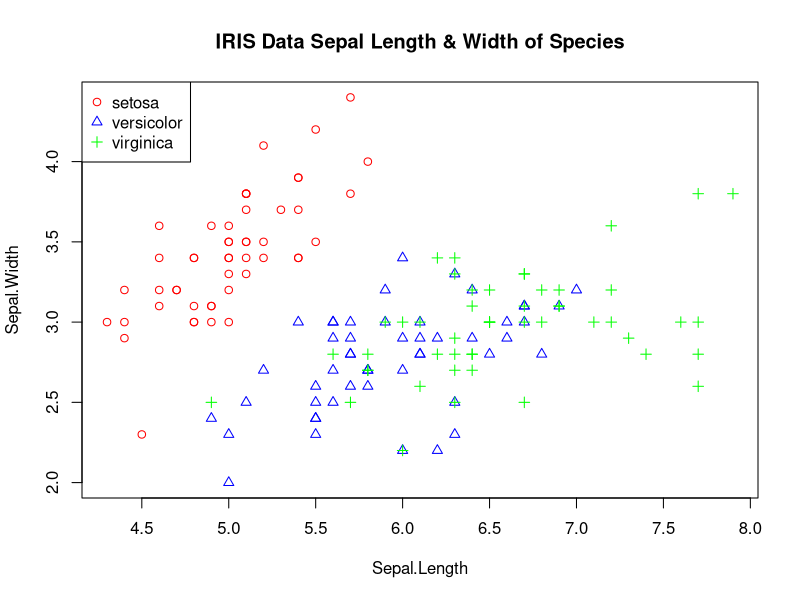

Here is the R script that generated this plot:
## ---- chunk 1
knitr::opts_chunk$set(echo = TRUE)
## ---- chunk 2
summary(iris)
## ---- chunk 3

plot(Sepal.Width ~ Sepal.Length, data=iris,col=c("red","blue","green")[as.integer(Species)],pch=c(1,2,3)[as.integer(Species)], main= "IRIS Data Sepal Length & Width of Species")

legend(x="topleft",
       legend=c("setosa","versicolor","virginica"),
       col=c("red","blue","green"),pch=c(1,2,3))
